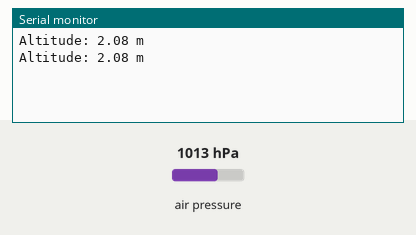
Simulated run of this sketch. Board: Arduino Uno, built with avr-gcc and run on an emulated ATmega328P. On the bench: the last lines printed to the serial monitor. Inputs (shaded band) come from the test bench; at power-on: air pressure 1013 hPa.

Above: at 2.8 s.
2.9 s: air pressure set to 952 hPa
At 4.5 s:
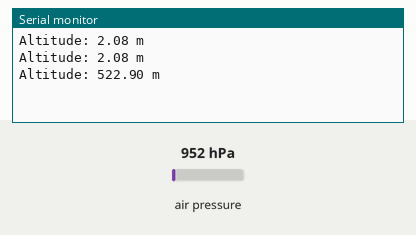
5.6 s: air pressure set to 975 hPa
At 7.2 s:
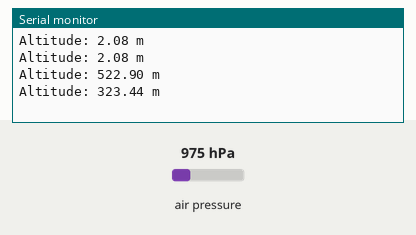
Timing chart, 0 to 8.7 s (numbered marks = the images above; inputs shaded):
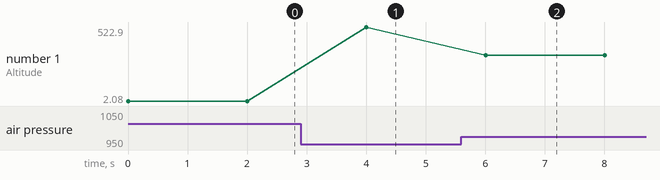

Measured:
- after the input at 2.9 s, the serial monitor: prints a new line after 1.1 s (image 1)
- after the input at 5.6 s, the serial monitor: prints a new line after 0.41 s (image 2)
- plotted number 1: 2.08 → 522.9 after the input at 2.9 s, 522.9 → 323.44 after the input at 5.6 s

The sketch:

Test_BMP180.ino
```cpp
#include <BMP180.h>

BMP180 bmp180;

void setup()
{
  Serial.begin(9600);
  if (!bmp180.begin())
  {
    Serial.println("BMP180 not found!");
    while (1);
  }
}

void loop()
{
  Serial.print("Altitude: ");
  Serial.print(bmp180.readAltitude());
  Serial.println(" m");

  delay(2000);
}
```
